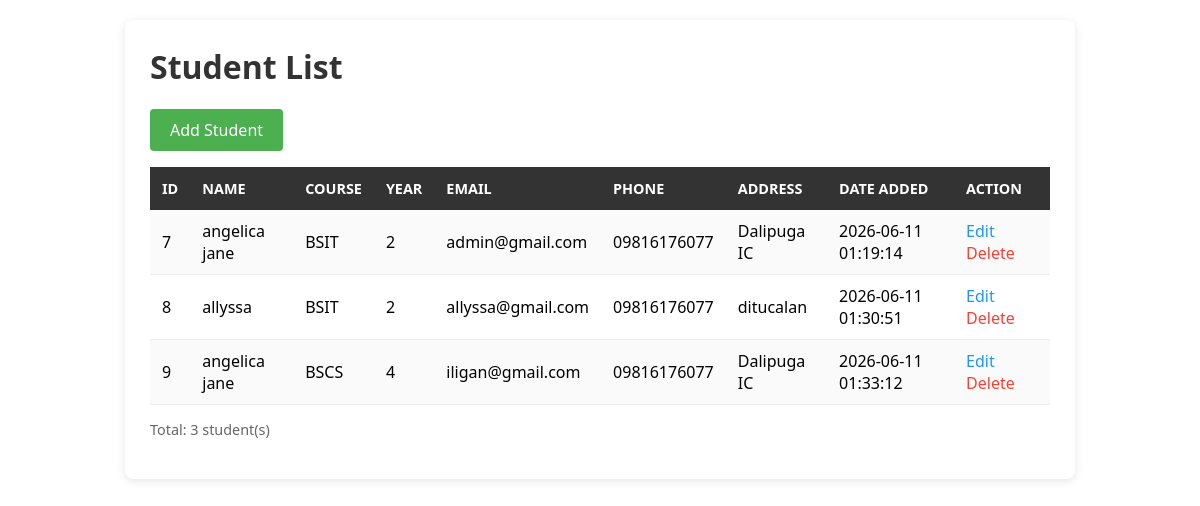
The page / on the database its author committed.
### tables this page shows
CREATE TABLE `students` (
  `id` int(11) NOT NULL,
  `name` varchar(100) NOT NULL,
  `course` varchar(100) NOT NULL,
  `year` int(11) NOT NULL,
  `email` varchar(100) DEFAULT NULL,
  `phone` varchar(20) DEFAULT NULL,
  `address` text DEFAULT NULL,
  `created_at` timestamp NOT NULL DEFAULT current_timestamp()
);

### index.php (the view, shortened to what this page needs)
<?php
  require_once 'config.php';
    $sql = "SELECT * FROM students ORDER BY id ASC";
     $result = $conn->query($sql);
    ?>
        <!DOCTYPE html>
        <html>
        <head>
        </head>
        <body>
        <div class="container">
        <h1>Student List</h1>
        <table>
            <p>
        <a href="add.php" style="
        display: inline-block;
        padding: 10px 20px;
        background: #4CAF50;
        color: white;
        text-decoration: none;
        border-radius: 4px;
        "> Add Student</a>
        </p>
        <tr>
        <th>ID</th>
        <th>Name</th>
        <th>Course</th>
        <th>Year</th>
        <th>Email</th>
        <th>Phone</th>
        <th>Address</th>
        <th>Date Added</th>
        <th>action</th>
        </tr>
        <?php while ($row = $result->fetch_assoc()): ?>
        <tr>
        <td><?= $row['id'] ?></td>
        <td><?= htmlspecialchars($row['name']) ?></td>
        <td><?= htmlspecialchars($row['course']) ?></td>
        <td><?= htmlspecialchars($row['year']) ?></td>
        <td><?= htmlspecialchars($row['email']) ?></td>
        <td><?= htmlspecialchars($row['phone']) ?></td>
        <td><?= htmlspecialchars($row['address']) ?></td>
        <td><?= htmlspecialchars($row['created_at']) ?></td>
        <td>
    <a href="edit.php?id=<?= $row['id'] ?>"
       style="color: #2196F3; text-decoration: none; margin-right: 10px;">Edit</a>
   <a href="delete.php?id=<?= $row['id'] ?>"
   style="color: #f44336; text-decoration: none;"
   onclick="return confirm('Delete <?= htmlspecialchars(addslashes($row['name'])) ?>?')">Delete</a>
</td>
        </tr>
        <?php endwhile; ?>
        </table>
   <p class="count">Total: <?= $result->num_rows ?> student(s)</p>
</div>
</body>
</html>

### index.php (style rules this page uses)
body { font-family: 'Segoe UI', Arial, sans-serif; margin: 20px; background: #ffffff; }
.container { max-width: 900px; margin: 0 auto; background: white; padding: 25px; border-radius: 8px; box-shadow: 0 2px 10px rgba(0,0,0,0.1); }
h1 { color: #333; margin-top: 0; }
table { width: 100%; border-collapse: collapse; margin-top: 15px; }
th { background: #333; color: white; padding: 12px; text-align: left; font-size: 0.9em; text-transform: uppercase; }
td { padding: 10px 12px; border-bottom: 1px solid #eee; }
tr:nth-child(even) { background: #fafafa; }
.count { margin-top: 15px; color: #666; font-size: 0.9em; }

### rows shown on the page
students: id "7", name "angelica jane", course "BSIT", year "2", email "admin@gmail.com", phone "09816176077", address "Dalipuga IC", created_at "2026-06-11 01:19:14"
students: id "8", name "allyssa", course "BSIT", year "2", email "allyssa@gmail.com", phone "09816176077", address "ditucalan", created_at "2026-06-11 01:30:51"
students: id "9", name "angelica jane", course "BSCS", year "4", email "iligan@gmail.com", phone "09816176077", address "Dalipuga IC", created_at "2026-06-11 01:33:12"

### other values the page prints
$result->num_rows "3"
